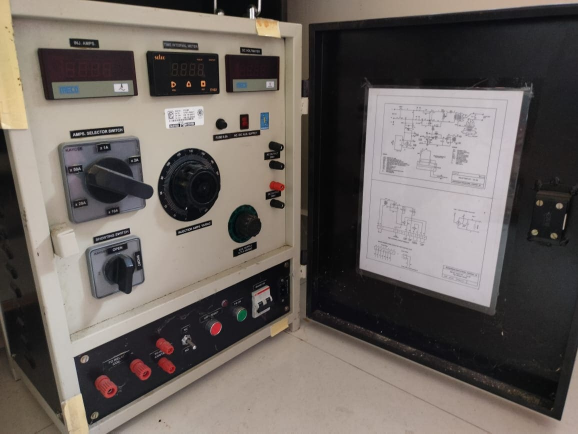
#> input picture 3.jpg, 1156 x 867 px, given in place of logo.png, which was not available (shown at 1/2 size)
$ python optimize-images.py
#> lines starting #> are read from the running program, lines starting #| are printed output that depends on the picture; pictures that were not available may be replaced by others from this repository, and a replacement may not be noted
"""Build optimised web images from the ORIGINAL assets.

Originals are only ever read, never modified. Output goes to public/assets/img/
together with images.json (intrinsic sizes + generated widths) which the HTML
templates use to emit width/height, srcset and <picture> fallbacks.

Usage (from the project root):
    "C:/Program Files/Python313/python.exe" tools/optimize-images.py
"""
import json
import os
import shutil
import sys

from PIL import Image, ImageChops

ROOT = os.path.abspath(os.path.join(os.path.dirname(__file__), ".."))
LIVE = os.path.join(ROOT, "source-original", "live-assets", "assets")
OUT = os.path.join(ROOT, "public", "assets", "img")

# (output name, source path relative to ROOT, kind, target widths)
# kind: photo  -> opaque photograph (webp + jpg fallback)
#       cutout -> product shot / icon that may carry transparency (webp + png fallback)
#       logo   -> customer logo: whitespace trimmed, height-normalised (webp + png fallback)
IMAGES = [
    # Brand
    ("brand/sps-logo", "logo.png", "cutout", [248]),
    # Original photography from the live website
    ("photo/substation-yard", f"{LIVE}/common/hero-bg.jpg", "photo", [800, 1280, 1920]),
    ("photo/panel-technician", "operator.jpg", "photo", [640, 1000, 1332]),
    ("photo/panel-multimeter", f"{LIVE}/top-services/relay.jpeg", "photo", [640, 1280]),
    # Curated third-party photography (Wikimedia Commons; licences in
    # source-photography/credits.json, fetched by tools/fetch-photography.py)
    *[(f"photography/{k}", f"source-photography/{k}.jpg", "photo", [640, 960, 1280, 1920]) for k in (
        "hv-circuit-breakers", "power-transformer-yard", "gis-420kv", "relay-panels",
        "scada-control-room", "switchyard-gantries", "aerial-breaker-bay", "transmission-sunset")],
    # Original top-service icons (white line icons on transparent background)
    ("icons/relay", "relay.png", "cutout", [160]),
    ("icons/breaker", "breaker.png", "cutout", [160]),
    ("icons/transformer", "energy.png", "cutout", [160]),
    # Homepage equipment photographs
    ("equipment/eq-1", "1.png", "cutout", [180]),
    ("equipment/eq-2", "2.png", "cutout", [422]),
    ("equipment/eq-3", "3.jpg", "photo", [600, 1156]),
    ("equipment/eq-4", "4.png", "cutout", [150]),
    ("equipment/eq-5", "5.png", "cutout", [283]),
    ("equipment/eq-6", "6.png", "cutout", [225]),
    # Services page photographs
    ("services/relay-commissioning", f"{LIVE}/services/1.jpg", "photo", [520]),
    ("services/numerical-relays", f"{LIVE}/services/2.png", "cutout", [477]),
    ("services/retrofit-before-after", f"{LIVE}/services/5.png", "photo", [800]),
    ("services/sas-control-room", f"{LIVE}/services/6-1.png", "photo", [270]),
    ("services/sas-operator", f"{LIVE}/services/6-2.png", "photo", [277]),
    ("services/sas-engineer", f"{LIVE}/services/6-3.jpg", "photo", [424]),
    ("services/power-transformer", f"{LIVE}/services/7.png", "cutout", [577]),
    ("services/engineering-drawings", f"{LIVE}/services/9.png", "photo", [361]),
    ("services/energy-meter", f"{LIVE}/services/10.jpg", "photo", [573]),
    ("services/training-session", f"{LIVE}/services/12.png", "photo", [565]),
    ("services/thermal-camera", f"{LIVE}/services/13.jpeg", "photo", [800]),
    ("services/test-set-rental", f"{LIVE}/services/14.png", "cutout", [548]),
    # Services page "Calibrated Test Kits" gallery
    *[(f"gallery/kit-{i:02d}", f"{LIVE}/services/s1/{i}.png", "cutout", []) for i in range(1, 11)],
    # Customer logos (homepage slots 1-16). Slot 6 is SVG and copied as-is; slot 15
    # is the static first frame of 15.svg, produced by tools/rasterize-svg.mjs.
    ("customers/c01", "1-n.png", "logo", []),
    ("customers/c02", "2-n.png", "logo", []),
    ("customers/c03", "3-n.png", "logo", []),
    ("customers/c04", "4-n.png", "logo", []),
    ("customers/c05", "5-n.png", "logo", []),
    ("customers/c07", "7-n.png", "logo", []),
    ("customers/c08", "8-n.png", "logo", []),
    ("customers/c09", "9-n.png", "logo", []),
    ("customers/c10", "10-n.png", "logo", []),
    ("customers/c11", "11-n.png", "logo", []),
    ("customers/c12", "12-n.png", "logo", []),
    ("customers/c13", "13.png", "logo", []),
    ("customers/c14", "14.gif", "logo", []),
    ("customers/c15", "source-original/derived/15-static-frame.png", "logo", []),
    ("customers/c16", "16.gif", "logo", []),
]

COPIES = [
    # (output, source) — copied byte-for-byte
    ("customers/c06.svg", "6-n.svg"),
    ("brand/favicon.ico", f"{LIVE}/common/favicon.ico"),
]

LOGO_MAX_H = 160  # 2x the largest display height


def trim(im):
    """Trim uniform white / transparent margins, keep a small breathing border."""
    rgba = im.convert("RGBA")
    white = Image.new("RGBA", rgba.size, (255, 255, 255, 255))
    flat = Image.alpha_composite(white, rgba).convert("RGB")
    diff = ImageChops.difference(flat, Image.new("RGB", flat.size, (255, 255, 255)))
    diff = diff.point(lambda v: 255 if v > 18 else 0)
    box = diff.getbbox()
    if not box:
        return rgba
    pad = max(2, int(0.03 * max(box[2] - box[0], box[3] - box[1])))
    box = (max(0, box[0] - pad), max(0, box[1] - pad),
           min(rgba.width, box[2] + pad), min(rgba.height, box[3] + pad))
    return rgba.crop(box)


def has_alpha(im):
    if im.mode in ("RGBA", "LA") or (im.mode == "P" and "transparency" in im.info):
        return im.convert("RGBA").getextrema()[3][0] < 255
    return False


def save_variants(name, im, kind, widths):
    os.makedirs(os.path.dirname(os.path.join(OUT, name)), exist_ok=True)
    alpha = has_alpha(im)
    im = im.convert("RGBA" if alpha else "RGB")
    widths = sorted({min(w, im.width) for w in (widths or [im.width])})
    for w in widths:
        h = round(im.height * w / im.width)
        v = im if w == im.width else im.resize((w, h), Image.LANCZOS)
        v.save(os.path.join(OUT, f"{name}-{w}.webp"), "WEBP", quality=82, method=6)
    top = widths[-1]
    big = im if top == im.width else im.resize((top, round(im.height * top / im.width)), Image.LANCZOS)
    if kind == "photo" and not alpha:
        ext = "jpg"
        big.save(os.path.join(OUT, f"{name}.jpg"), "JPEG", quality=82, optimize=True, progressive=True)
    else:
        ext = "png"
        big.save(os.path.join(OUT, f"{name}.png"), "PNG", optimize=True)
    return {"width": im.width, "height": im.height, "widths": widths, "fallback": f"{name}.{ext}", "alpha": alpha}


def main():
    manifest = {}
    for name, src, kind, widths in IMAGES:
        path = src if os.path.isabs(src) else os.path.join(ROOT, src)
        im = Image.open(path)
#> im is the input picture: PIL image 1156x867 RGB; mean R, G, B 106, 98.9, 94.3
        im.load()
        if kind == "logo":
            im = trim(im)
            if im.height > LOGO_MAX_H:
                im = im.resize((round(im.width * LOGO_MAX_H / im.height), LOGO_MAX_H), Image.LANCZOS)
        manifest[name] = save_variants(name, im, kind, widths) | {"source": os.path.relpath(path, ROOT).replace("\\", "/")}
#> in save_variants, `alpha = has_alpha(im)`: alpha = False
#> the loop in save_variants, `for w in widths:` made 1 pass
#> pass 1, in save_variants, `v = im if w == im.width else im.resize((w, h), Image.LANCZOS)`:
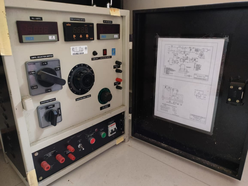
#> v: PIL image 248x186 RGB; mean R, G, B 106, 98.9, 94.3
        print(f"{name:38s} {manifest[name]['width']}x{manifest[name]['height']}")
#| brand/sps-logo                         1156x867
#> pass 3 of the loop in main, `for name, src, kind, widths in IMAGES:`:
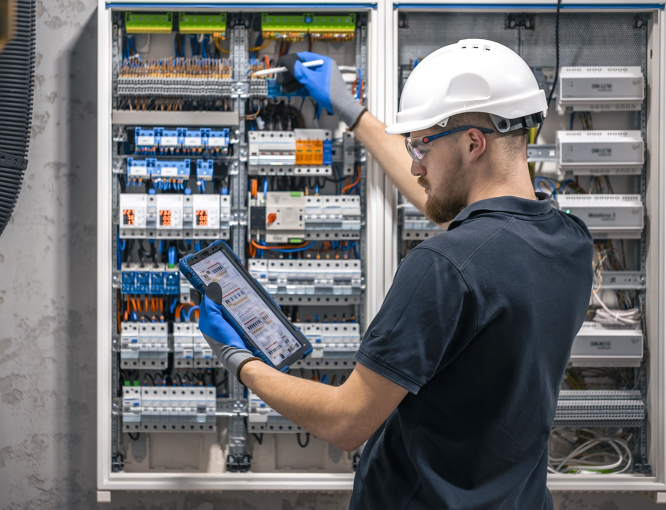
#> input picture operator.jpg, 1332 x 1020 px (shown at 1/2 size)
#> in main, im is the input picture: PIL image 1332x1020 RGB; mean R, G, B 110.6, 111.2, 113.3
#> the loop in save_variants (call 3), `for w in widths:` made 3 passes
#> pass 1, in save_variants (call 3), `v = im if w == im.width else im.resize((w, h), Image.LANCZOS)`:
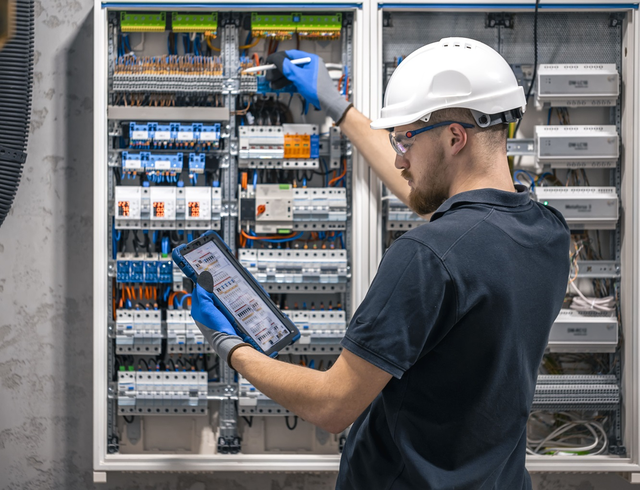
#> v: PIL image 640x490 RGB; mean R, G, B 110.6, 111.2, 113.3
#| photo/panel-technician                 1332x1020
#> the loop made 6 passes; the first 3 are shown
    for out, src in COPIES:
        dst = os.path.join(OUT, out)
        os.makedirs(os.path.dirname(dst), exist_ok=True)
        shutil.copyfile(src if os.path.isabs(src) else os.path.join(ROOT, src), dst)
        print(f"copied {out}")
    mpath = os.path.join(OUT, "images.json")
    json.dump(manifest, open(mpath, "w", encoding="utf-8"), indent=1, sort_keys=True)


if __name__ == "__main__":
#> (the run stopped early here; a loop or call above may not have finished)
